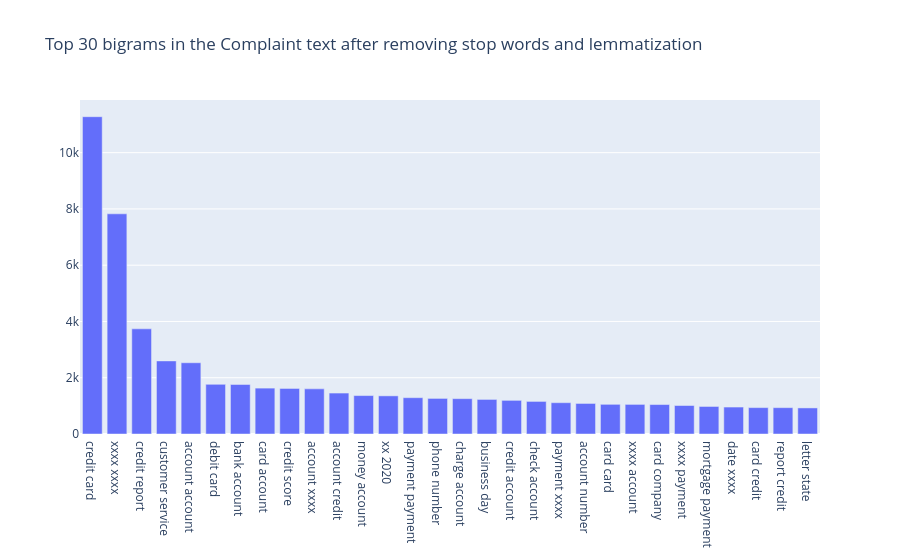

Notebook source saved alongside this figure:
### Code cell
def get_top_n_bigram(corpus, n=None):
    vec = CountVectorizer(ngram_range=(2, 2), stop_words='english').fit(corpus)
    bag_of_words = vec.transform(corpus)
    sum_words = bag_of_words.sum(axis=0) 
    words_freq = [(word, sum_words[0, idx]) for word, idx in vec.vocabulary_.items()]
    words_freq =sorted(words_freq, key = lambda x: x[1], reverse=True)
    return words_freq[:n]
common_words = get_top_n_bigram(df_clean['Complaint_clean'].values.astype('U'), 30)
df3 = pd.DataFrame(common_words, columns = ['bigram' , 'count'])
fig = go.Figure([go.Bar(x=df3['bigram'], y=df3['count'])])
fig.update_layout(title=go.layout.Title(text="Top 30 bigrams in the Complaint text after removing stop words and lemmatization"))
fig.show()

### Figure 1 — Plotly figure (JSON) as saved in the notebook; plotly's stock layout.template omitted (floating-point values rounded to 4 significant figures)
{"data": [{"type": "bar", "x": ["credit card", "xxxx xxxx", "credit report", "customer service", "account account", "debit card", "bank account", "card account", "credit score", "account xxxx", "account credit", "money account", "xx 2020", "payment payment", "phone number", "charge account", "business day", "credit account", "check account", "payment xxxx", "account number", "card card", "xxxx account", "card company", "xxxx payment", "mortgage payment", "date xxxx", "card credit", "report credit", "letter state"], "y": [11278, 7826, 3738, 2598, 2532, 1764, 1761, 1631, 1621, 1604, 1455, 1366, 1356, 1291, 1265, 1256, 1229, 1196, 1158, 1113, 1086, 1055, 1052, 1047, 1013, 979, 958, 938, 936, 927]}], "layout": {"title": {"text": "Top 30 bigrams in the Complaint text after removing stop words and lemmatization"}}}
